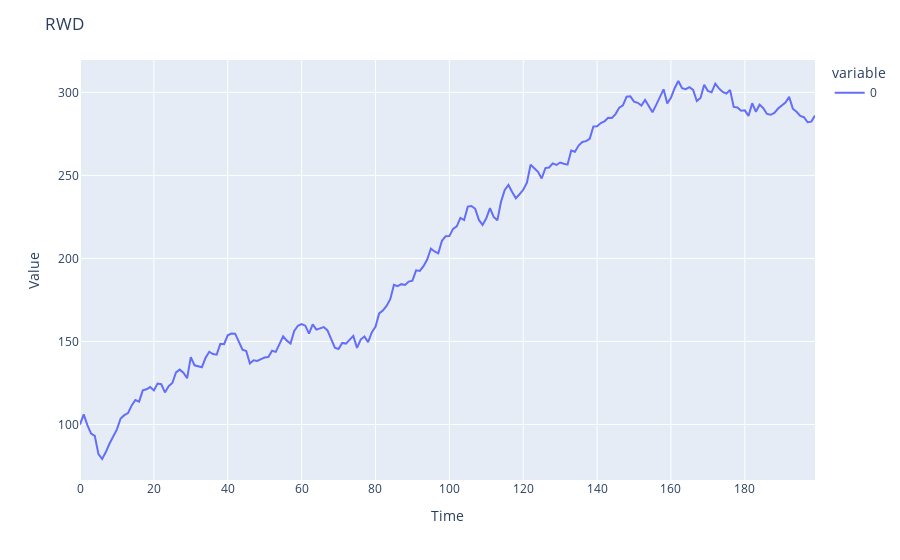

Notebook source saved alongside this figure:
### Code cell
# Local level with deterministic trend

trend = [1]*nsample
for i in range(1,nsample):
    trend[i] = trend[i-1] + np.random.normal(0, 0)

level = [100]*nsample

for i in range(1,nsample):
    level[i] = level[i-1] + trend[i-1] + np.random.normal(0,4)

fig = px.line(level)
fig.update_layout(title='RWD',
                   xaxis_title='Time',
                   yaxis_title='Value')
fig.show()

### Figure 1 — Plotly figure (JSON) as saved in the notebook; plotly's stock layout.template omitted (floating-point values rounded to 4 significant figures; data arrays with more than 128 entries replaced by an {"elided": "..."} marker saying what was removed)
{"data": [{"hovertemplate": "variable=0<br>index=%{x}<br>value=%{y}<extra></extra>", "legendgroup": "0", "line": {"color": "#636efa", "dash": "solid"}, "mode": "lines", "name": "0", "orientation": "v", "showlegend": true, "type": "scatter", "x": {"elided": "200 int values"}, "xaxis": "x", "y": {"elided": "200 float values"}, "yaxis": "y"}], "layout": {"legend": {"title": {"text": "variable"}, "tracegroupgap": 0}, "margin": {"t": 60}, "title": {"text": "RWD"}, "xaxis": {"anchor": "y", "domain": [0, 1], "title": {"text": "Time"}}, "yaxis": {"anchor": "x", "domain": [0, 1], "title": {"text": "Value"}}}}
